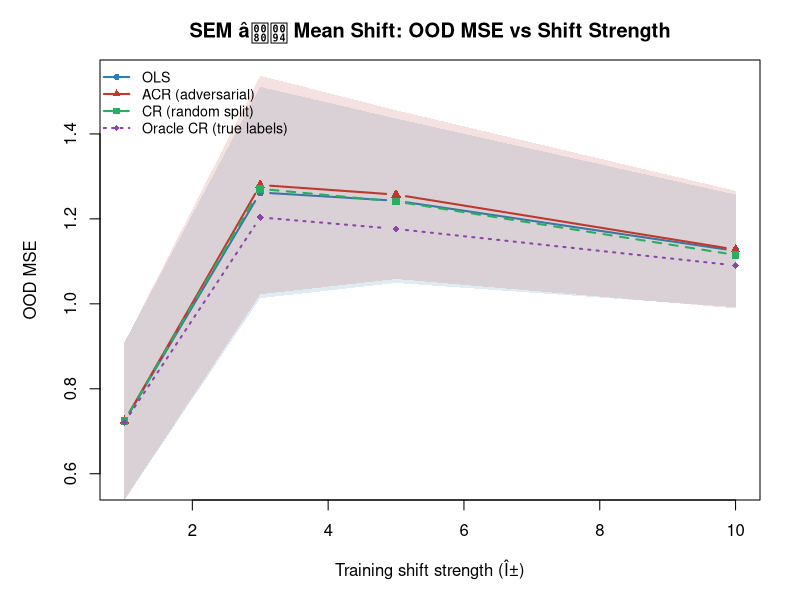
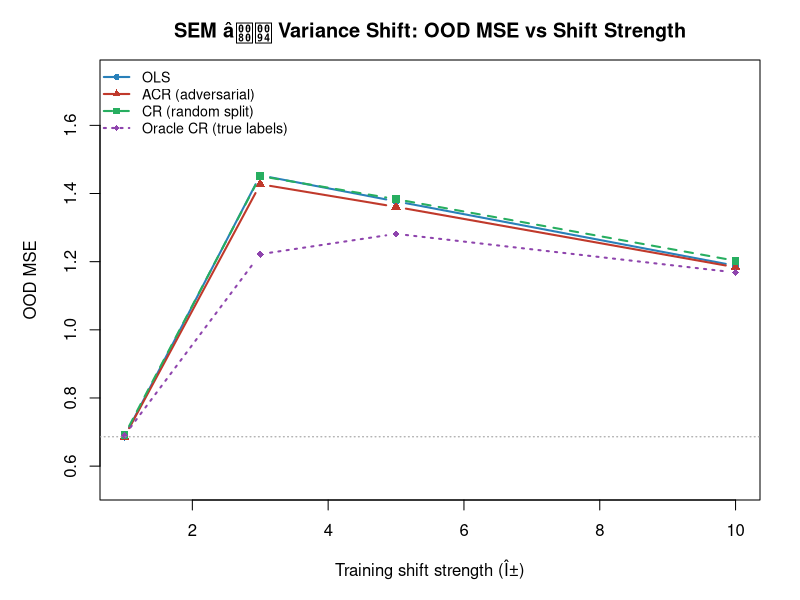
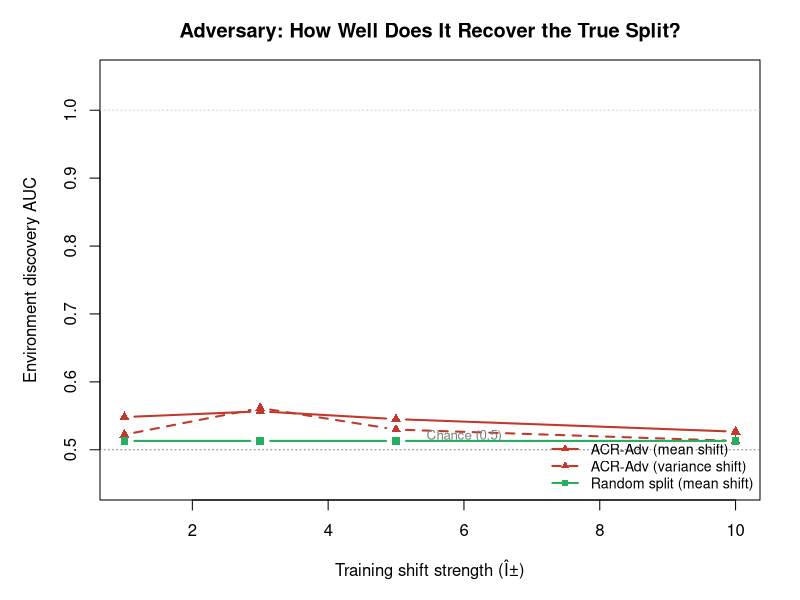
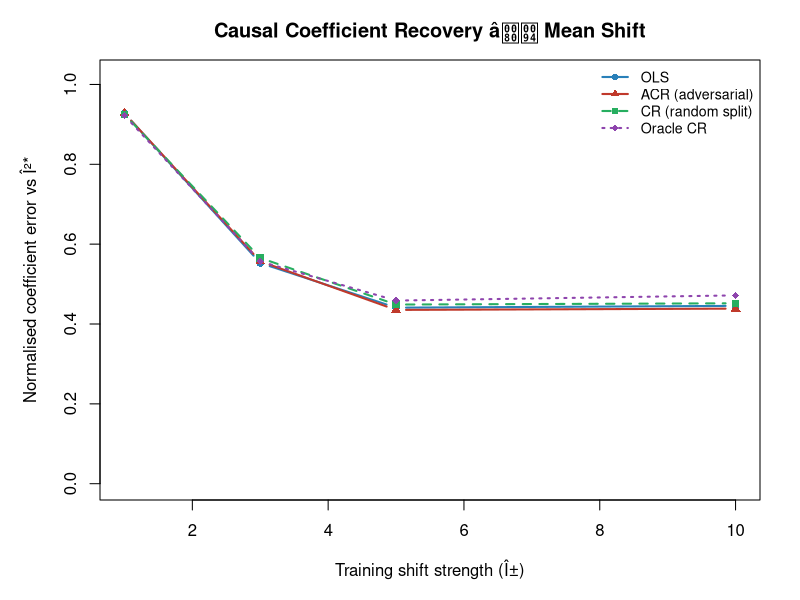

Write the R code that produced these figures, in order. (Note: this script raises an error after producing the figures.)
# ============================================================
# Systematic ACR Experiment
# Adversarial vs Random Split across:
#   - Synthetic SEM (known ground truth, two shift types)
#   - Airquality (every holdout month)
#   - Multiple seeds, multiple shift strengths
#
# Methods compared:
#   OLS         : pooled least squares (gamma = 0)
#   ACR-Adv     : adversarial soft-weight split (our method)
#   CR-Rand     : causal regularisation with fixed random split
#   Oracle-CR   : causal regularisation with true env labels (SEM only)
#
# Metrics:
#   OOD MSE     : mean squared error on held-out test set
#   AUC         : environment discovery AUC vs true labels (SEM only)
#   Coef error  : ||beta_hat / ||beta_hat|| - beta* / ||beta*||||  (SEM only)
# ============================================================

out_dir <- "/Users/janamunoz/Desktop/Literatura tesis/working folder/"

# Closed-form weighted least squares learner
wls_learner <- function(X, y, w, gamma, ridge = 1e-6) {
  n <- nrow(X)
  w  <- pmin(pmax(w, 1e-10), 1 - 1e-10)
  sw  <- sum(w);   snw <- sum(1 - w)
  w1  <- w  / sw            # normalised env-1 weights
  w2  <- (1 - w) / snw      # normalised env-2 weights

  r   <- as.vector(y - X %*% rep(0, ncol(X)))  # init residuals at 0
  # sign of risk gap (we recompute after each beta update; start positive)
  # Use combined weight: v_i = (1+gamma*s)*w1_i + (1-gamma*s)*w2_i
  # We iterate once (one WLS step per adversary step is enough)
  beta <- rep(0, ncol(X))
  for (iter in 1:3) {
    r  <- as.vector(y - X %*% beta)
    R1 <- sum(w1 * r^2);  R2 <- sum(w2 * r^2)
    s  <- sign(R1 - R2)
    v  <- (1 + gamma * s) * w1 + (1 - gamma * s) * w2
    v  <- pmax(v, 0)                        # no negative weights in WLS
    XtV <- t(X * v)                         
    A   <- XtV %*% X + ridge * diag(ncol(X))
    b   <- XtV %*% y
    beta <- as.vector(solve(A, b))
  }
  beta
}

# Adversary: soft sigmoid update
adv_update <- function(X, y, beta) {
  r <- as.vector((y - X %*% beta)^2)
  plogis((r - mean(r)) / (sd(r) + 1e-8))
}

# Full ACR alternating loop (adversarial split)
fit_acr_adv <- function(X, y, gamma, iterations = 30) {
  w    <- rep(0.5, nrow(X))
  beta <- rep(0, ncol(X))
  for (i in seq_len(iterations)) {
    beta <- wls_learner(X, y, w, gamma)
    w    <- adv_update(X, y, beta)
  }
  list(beta = beta, w = w)
}

# CR with fixed split (random or oracle)
fit_cr_fixed <- function(X, y, gamma, w_fixed) {
  # w_fixed: binary or soft weights (fixed, not updated)
  wls_learner(X, y, w_fixed, gamma)
}

# Cross-validate gamma on training set
cv_gamma <- function(X, y, gamma_grid, K = 5, method = "adv", w_oracle = NULL,
                     seed = 1, iterations = 30) {
  set.seed(seed)
  n     <- nrow(X)
  folds <- sample(rep(seq_len(K), length.out = n))
  scores <- sapply(gamma_grid, function(g) {
    fold_mse <- sapply(seq_len(K), function(k) {
      tr <- folds != k;  va <- folds == k
      Xtr <- X[tr, , drop = FALSE];  ytr <- y[tr]
      Xva <- X[va, , drop = FALSE];  yva <- y[va]
      if (method == "adv") {
        beta <- fit_acr_adv(Xtr, ytr, g, iterations)$beta
      } else if (method == "rand") {
        set.seed(seed + k)
        wf <- as.numeric(sample(c(0, 1), sum(tr), replace = TRUE))
        beta <- fit_cr_fixed(Xtr, ytr, g, wf)
      } else if (method == "oracle" && !is.null(w_oracle)) {
        beta <- fit_cr_fixed(Xtr, ytr, g, w_oracle[tr])
      } else {
        beta <- fit_cr_fixed(Xtr, ytr, 0, rep(0.5, sum(tr)))
      }
      mean((yva - Xva %*% beta)^2)
    })
    mean(fold_mse)
  })
  gamma_grid[which.min(scores)]
}

# AUC between soft weights and true binary env labels
compute_auc <- function(w, true_env) {
  label <- as.integer(true_env == 2)  # env2 = 1, env1 = 0
  n1 <- sum(label == 1);  n0 <- sum(label == 0)
  if (n1 == 0 || n0 == 0) return(0.5)
  auc <- (sum(rank(w)[label == 1]) - n1 * (n1 + 1) / 2) / (n1 * n0)
  max(auc, 1 - auc)   # always report >= 0.5
}

# Normalised coefficient error vs true beta*
coef_error <- function(beta_hat, beta_true) {
  bh <- beta_hat  / (sqrt(sum(beta_hat^2))  + 1e-10)
  bt <- beta_true / (sqrt(sum(beta_true^2)) + 1e-10)
  sqrt(sum((bh - bt)^2))
}

# ============================================================
# 1. SEM DATASET
# ============================================================
# Structure (6 variables):
#   X1          = e1                    (exogenous)
#   X2          = X1 + e2               (causal parent of Y)
#   X3          = X1 + X2 + e3          (causal parent of Y)
#   Y           = X2 + X3 + eY          (response; beta* = (0,1,1,0,0,0))
#   X4          = Y + A4^(e) + e4        (child, shifted)
#   X5          = Y + A5^(e) + e5        (child, shifted)
#   X6          = X5 + e6               (grandchild)
#
# Shift:  mean   -> A^(2) ~ N(alpha, 1)
#         variance -> A^(2) ~ N(0, alpha)
#
# Train: env1 (n=250) + env2-train (n=250) = 500 observations
# Test:  env2 at test-shift alpha_test = 1.5 * alpha  (harder)

gen_sem <- function(n_per_env, alpha_train, alpha_test,
                    shift_type = "mean", seed = 1) {
  set.seed(seed)
  n_train <- 2 * n_per_env

  # --- training data ---
  env_tr <- rep(c(1L, 2L), each = n_per_env)
  X1 <- rnorm(n_train);  X2 <- X1 + rnorm(n_train);  X3 <- X1 + X2 + rnorm(n_train)
  Y  <- X2 + X3 + rnorm(n_train)

  if (shift_type == "mean") {
    A4 <- ifelse(env_tr == 1, rnorm(n_train, 0, 1), rnorm(n_train, alpha_train, 1))
    A5 <- ifelse(env_tr == 1, rnorm(n_train, 0, 1), rnorm(n_train, alpha_train, 1))
  } else {
    sd2 <- max(alpha_train, 0.1)
    A4  <- ifelse(env_tr == 1, rnorm(n_train, 0, 1), rnorm(n_train, 0, sd2))
    A5  <- ifelse(env_tr == 1, rnorm(n_train, 0, 1), rnorm(n_train, 0, sd2))
  }
  X4 <- Y + A4 + rnorm(n_train, 0, 0.5)
  X5 <- Y + A5 + rnorm(n_train, 0, 0.5)
  X6 <- X5 + rnorm(n_train, 0, 0.5)

  X_tr_raw <- cbind(X1, X2, X3, X4, X5, X6)

  # --- test data (stronger shift, env2 only) ---
  n_test <- n_per_env
  X1t <- rnorm(n_test);  X2t <- X1t + rnorm(n_test);  X3t <- X1t + X2t + rnorm(n_test)
  Yt  <- X2t + X3t + rnorm(n_test)

  if (shift_type == "mean") {
    A4t <- rnorm(n_test, alpha_test, 1);  A5t <- rnorm(n_test, alpha_test, 1)
  } else {
    sd2t <- max(alpha_test, 0.1)
    A4t  <- rnorm(n_test, 0, sd2t);  A5t <- rnorm(n_test, 0, sd2t)
  }
  X4t <- Yt + A4t + rnorm(n_test, 0, 0.5)
  X5t <- Yt + A5t + rnorm(n_test, 0, 0.5)
  X6t <- X5t + rnorm(n_test, 0, 0.5)
  X_te_raw <- cbind(X1t, X2t, X3t, X4t, X5t, X6t)

  # standardise using training means/sds
  mu  <- colMeans(X_tr_raw);  sg <- apply(X_tr_raw, 2, sd)
  X_tr <- scale(X_tr_raw, center = mu, scale = sg)
  X_te <- scale(X_te_raw, center = mu, scale = sg)

  list(X_tr = X_tr, y_tr = Y, env_tr = env_tr,
       X_te = X_te, y_te = Yt)
}

# Parameters
alpha_grid_sem  <- c(1, 3, 5, 10)
gamma_grid      <- c(0.5, 1, 2, 5, 10, 20)
seeds           <- 1:10
shift_types     <- c("mean", "variance")
n_per_env       <- 250
beta_true       <- c(0, 1, 1, 0, 0, 0)

# Results storage
sem_rows <- expand.grid(alpha = alpha_grid_sem, seed = seeds,
                        shift_type = shift_types, stringsAsFactors = FALSE)
metrics  <- c("ols_mse", "acr_adv_mse", "cr_rand_mse", "oracle_cr_mse",
              "acr_adv_auc", "cr_rand_auc", "oracle_auc",
              "ols_coef_err", "acr_adv_coef_err", "cr_rand_coef_err",
              "oracle_coef_err",
              "acr_adv_gamma", "cr_rand_gamma", "oracle_gamma")
sem_results <- cbind(sem_rows,
                     as.data.frame(matrix(NA_real_, nrow(sem_rows), length(metrics),
                                          dimnames = list(NULL, metrics))))

cat("=== Running SEM experiments (",nrow(sem_rows)," scenarios) ===\n",sep="")
pb <- txtProgressBar(min=0, max=nrow(sem_rows), style=3)

for (i in seq_len(nrow(sem_rows))) {
  al  <- sem_results$alpha[i]
  sid <- sem_results$seed[i]
  sht <- sem_results$shift_type[i]

  dat <- gen_sem(n_per_env, alpha_train = al, alpha_test = al * 1.5,
                 shift_type = sht, seed = sid)
  Xtr <- dat$X_tr;  ytr <- dat$y_tr;  env_tr <- dat$env_tr
  Xte <- dat$X_te;  yte <- dat$y_te

  # Oracle weights: env1 -> w=1, env2 -> w=0
  w_oracle <- as.numeric(env_tr == 1)
  # Random weights: 50/50 random binary
  set.seed(sid * 100)
  w_rand   <- as.numeric(sample(c(0,1), nrow(Xtr), replace = TRUE))

  # CV for each method
  g_adv    <- cv_gamma(Xtr, ytr, gamma_grid, method = "adv",    seed = sid)
  g_rand   <- cv_gamma(Xtr, ytr, gamma_grid, method = "rand",   seed = sid)
  g_oracle <- cv_gamma(Xtr, ytr, gamma_grid, method = "oracle",
                       w_oracle = w_oracle, seed = sid)

  # Fit models
  ols_beta    <- as.vector(coef(lm(ytr ~ Xtr - 1)))
  fit_adv     <- fit_acr_adv(Xtr, ytr, g_adv)
  beta_rand   <- fit_cr_fixed(Xtr, ytr, g_rand, w_rand)
  beta_oracle <- fit_cr_fixed(Xtr, ytr, g_oracle, w_oracle)

  # OOD MSE
  sem_results$ols_mse[i]       <- mean((yte - Xte %*% ols_beta)^2)
  sem_results$acr_adv_mse[i]  <- mean((yte - Xte %*% fit_adv$beta)^2)
  sem_results$cr_rand_mse[i]  <- mean((yte - Xte %*% beta_rand)^2)
  sem_results$oracle_cr_mse[i]<- mean((yte - Xte %*% beta_oracle)^2)

  # AUC (env discovery)
  sem_results$acr_adv_auc[i]  <- compute_auc(fit_adv$w, env_tr)
  sem_results$cr_rand_auc[i]  <- compute_auc(w_rand,    env_tr)
  sem_results$oracle_auc[i]   <- compute_auc(w_oracle,  env_tr)  # should be ~1

  # Coefficient recovery
  sem_results$ols_coef_err[i]      <- coef_error(ols_beta,     beta_true)
  sem_results$acr_adv_coef_err[i]  <- coef_error(fit_adv$beta, beta_true)
  sem_results$cr_rand_coef_err[i]  <- coef_error(beta_rand,    beta_true)
  sem_results$oracle_coef_err[i]   <- coef_error(beta_oracle,  beta_true)

  sem_results$acr_adv_gamma[i] <- g_adv
  sem_results$cr_rand_gamma[i] <- g_rand
  sem_results$oracle_gamma[i]  <- g_oracle

  setTxtProgressBar(pb, i)
}
close(pb)

# ============================================================
# 2. AIRQUALITY EXPERIMENT â every holdout month, 10 seeds
# ============================================================

cat("\n=== Running airquality experiments ===\n")

data(airquality)
aq            <- na.omit(airquality)
aq$logOzone   <- log(aq$Ozone)
pred_vars     <- c("Solar.R","Wind","Temp")
aq[pred_vars] <- scale(aq[pred_vars])

holdout_months <- 5:9
aq_rows        <- expand.grid(holdout_month = holdout_months, seed = seeds,
                               stringsAsFactors = FALSE)
aq_metrics     <- c("ols_mse","acr_adv_mse","cr_rand_mse",
                    "acr_adv_auc", "cr_rand_auc",
                    "n_train","n_test",
                    "acr_adv_gamma","cr_rand_gamma")
aq_results <- cbind(aq_rows,
                    as.data.frame(matrix(NA_real_, nrow(aq_rows), length(aq_metrics),
                                         dimnames = list(NULL, aq_metrics))))

pb2 <- txtProgressBar(min=0, max=nrow(aq_results), style=3)

for (i in seq_len(nrow(aq_results))) {
  hm  <- aq_results$holdout_month[i]
  sid <- aq_results$seed[i]

  tr_idx <- which(aq$Month != hm)
  te_idx <- which(aq$Month == hm)
  if (length(te_idx) < 5 || length(tr_idx) < 20) {
    setTxtProgressBar(pb2, i); next
  }

  Xtr <- as.matrix(aq[tr_idx, pred_vars]);  ytr <- aq$logOzone[tr_idx]
  Xte <- as.matrix(aq[te_idx, pred_vars]);  yte <- aq$logOzone[te_idx]

  set.seed(sid * 100)
  w_rand <- as.numeric(sample(c(0,1), nrow(Xtr), replace = TRUE))

  g_adv  <- cv_gamma(Xtr, ytr, gamma_grid, method = "adv",  seed = sid)
  g_rand <- cv_gamma(Xtr, ytr, gamma_grid, method = "rand", seed = sid)

  ols_beta  <- as.vector(coef(lm(ytr ~ Xtr - 1)))
  fit_adv   <- fit_acr_adv(Xtr, ytr, g_adv)
  beta_rand <- fit_cr_fixed(Xtr, ytr, g_rand, w_rand)

  aq_results$ols_mse[i]      <- mean((yte - Xte %*% ols_beta)^2)
  aq_results$acr_adv_mse[i] <- mean((yte - Xte %*% fit_adv$beta)^2)
  aq_results$cr_rand_mse[i] <- mean((yte - Xte %*% beta_rand)^2)

  # AUC vs month (proxy for environment label)
  # treat holdout month as env2, others as env1
  month_label <- ifelse(aq$Month[tr_idx] == hm, 2L, 1L)  # all train = non-hm, so all 1
  # Use majority month as env2 proxy instead:
  # Within training, the month most different from median month = env2
  med_month   <- median(aq$Month[tr_idx])
  env_proxy   <- ifelse(aq$Month[tr_idx] > med_month, 2L, 1L)
  aq_results$acr_adv_auc[i] <- compute_auc(fit_adv$w, env_proxy)
  aq_results$cr_rand_auc[i] <- compute_auc(w_rand,    env_proxy)

  aq_results$n_train[i]        <- nrow(Xtr)
  aq_results$n_test[i]         <- nrow(Xte)
  aq_results$acr_adv_gamma[i] <- g_adv
  aq_results$cr_rand_gamma[i] <- g_rand

  setTxtProgressBar(pb2, i)
}
close(pb2)

# ============================================================
# 3. SUMMARY TABLES
# ============================================================

cat("\n\n============================================================\n")
cat("SEM RESULTS â MEAN SHIFT (averaged over 10 seeds)\n")
cat("============================================================\n")
d  <- subset(sem_results, shift_type == "mean")
ag <- aggregate(cbind(ols_mse, acr_adv_mse, cr_rand_mse, oracle_cr_mse,
                      acr_adv_auc, cr_rand_auc,
                      ols_coef_err, acr_adv_coef_err, cr_rand_coef_err,
                      oracle_coef_err) ~ alpha, data = d, FUN = mean)
print(round(ag, 3))

cat("\n============================================================\n")
cat("SEM RESULTS â VARIANCE SHIFT (averaged over 10 seeds)\n")
cat("============================================================\n")
d  <- subset(sem_results, shift_type == "variance")
ag <- aggregate(cbind(ols_mse, acr_adv_mse, cr_rand_mse, oracle_cr_mse,
                      acr_adv_auc, cr_rand_auc) ~ alpha, data = d, FUN = mean)
print(round(ag, 3))

cat("\n============================================================\n")
cat("AIRQUALITY RESULTS BY HOLDOUT MONTH (averaged over 10 seeds)\n")
cat("============================================================\n")
ag_aq <- aggregate(cbind(ols_mse, acr_adv_mse, cr_rand_mse) ~ holdout_month,
                   data = aq_results, FUN = mean, na.rm = TRUE)
ag_aq$adv_vs_ols  <- round((ag_aq$acr_adv_mse  - ag_aq$ols_mse) / ag_aq$ols_mse * 100, 1)
ag_aq$rand_vs_ols <- round((ag_aq$cr_rand_mse  - ag_aq$ols_mse) / ag_aq$ols_mse * 100, 1)
ag_aq$adv_vs_rand <- round((ag_aq$acr_adv_mse  - ag_aq$cr_rand_mse) / ag_aq$cr_rand_mse * 100, 1)
month_names        <- c("5"="May","6"="Jun","7"="Jul","8"="Aug","9"="Sep")
ag_aq$month        <- month_names[as.character(ag_aq$holdout_month)]
num_cols <- c("ols_mse","acr_adv_mse","cr_rand_mse","adv_vs_ols","rand_vs_ols","adv_vs_rand")
out_tbl  <- ag_aq[, c("month", num_cols)]
out_tbl[num_cols] <- round(out_tbl[num_cols], 3)
print(out_tbl)

# ============================================================
# 4. PLOTS
# ============================================================

col_ols    <- "#2980B9"
col_adv    <- "#C0392B"
col_rand   <- "#27AE60"
col_oracle <- "#8E44AD"

make_ci_band <- function(x_vals, y_vals, y_sd, col, alpha = 0.15) {
  polygon(c(x_vals, rev(x_vals)),
          c(y_vals + y_sd, rev(y_vals - y_sd)),
          col = adjustcolor(col, alpha.f = alpha), border = NA)
}

# --- Plot 1: SEM OOD MSE vs alpha â MEAN SHIFT ---
pdf(paste0(out_dir,"6-sem_ood_mse_mean.pdf"), width=8, height=5)
par(mar=c(5,5,3,2))
d   <- subset(sem_results, shift_type=="mean")
ag  <- aggregate(cbind(ols_mse,acr_adv_mse,cr_rand_mse,oracle_cr_mse) ~ alpha, d, mean)
agsd<- aggregate(cbind(ols_mse,acr_adv_mse,cr_rand_mse,oracle_cr_mse) ~ alpha, d, sd)

ylim <- range(ag[,-1]) * c(0.8, 1.2)
plot(ag$alpha, ag$ols_mse, type="b", pch=16, col=col_ols, lwd=2,
     ylim=ylim, xlab="Training shift strength (Î±)",
     ylab="OOD MSE", main="SEM â Mean Shift: OOD MSE vs Shift Strength")
make_ci_band(ag$alpha, ag$ols_mse, agsd$ols_mse, col_ols)
lines(ag$alpha, ag$acr_adv_mse,  type="b", pch=17, col=col_adv,    lwd=2)
make_ci_band(ag$alpha, ag$acr_adv_mse,  agsd$acr_adv_mse,  col_adv)
lines(ag$alpha, ag$cr_rand_mse,  type="b", pch=15, col=col_rand,   lwd=2, lty=2)
lines(ag$alpha, ag$oracle_cr_mse,type="b", pch=18, col=col_oracle, lwd=2, lty=3)
legend("topleft",
       legend=c("OLS","ACR (adversarial)","CR (random split)","Oracle CR (true labels)"),
       col=c(col_ols,col_adv,col_rand,col_oracle),
       lwd=2, pch=c(16,17,15,18), lty=c(1,1,2,3), bty="n", cex=0.85)
dev.off()

# --- Plot 2: SEM OOD MSE vs alpha â VARIANCE SHIFT ---
pdf(paste0(out_dir,"6-sem_ood_mse_variance.pdf"), width=8, height=5)
par(mar=c(5,5,3,2))
d   <- subset(sem_results, shift_type=="variance")
ag  <- aggregate(cbind(ols_mse,acr_adv_mse,cr_rand_mse,oracle_cr_mse) ~ alpha, d, mean)

ylim <- range(ag[,-1]) * c(0.8, 1.2)
plot(ag$alpha, ag$ols_mse, type="b", pch=16, col=col_ols, lwd=2,
     ylim=ylim, xlab="Training shift strength (Î±)",
     ylab="OOD MSE", main="SEM â Variance Shift: OOD MSE vs Shift Strength")
lines(ag$alpha, ag$acr_adv_mse,  type="b", pch=17, col=col_adv,    lwd=2)
lines(ag$alpha, ag$cr_rand_mse,  type="b", pch=15, col=col_rand,   lwd=2, lty=2)
lines(ag$alpha, ag$oracle_cr_mse,type="b", pch=18, col=col_oracle, lwd=2, lty=3)
abline(h = ag$ols_mse[1], lty=3, col="grey60")
legend("topleft",
       legend=c("OLS","ACR (adversarial)","CR (random split)","Oracle CR (true labels)"),
       col=c(col_ols,col_adv,col_rand,col_oracle),
       lwd=2, pch=c(16,17,15,18), lty=c(1,1,2,3), bty="n", cex=0.85)
dev.off()

# --- Plot 3: Environment discovery AUC vs alpha ---
pdf(paste0(out_dir,"6-sem_auc_vs_alpha.pdf"), width=8, height=5)
par(mar=c(5,5,3,2))
d_m <- subset(sem_results, shift_type=="mean")
d_v <- subset(sem_results, shift_type=="variance")
ag_m <- aggregate(cbind(acr_adv_auc,cr_rand_auc) ~ alpha, d_m, mean)
ag_v <- aggregate(acr_adv_auc ~ alpha, d_v, mean)

plot(ag_m$alpha, ag_m$acr_adv_auc, type="b", pch=17, col=col_adv, lwd=2,
     ylim=c(0.45,1.05), xlab="Training shift strength (Î±)",
     ylab="Environment discovery AUC",
     main="Adversary: How Well Does It Recover the True Split?")
lines(ag_v$alpha, ag_v$acr_adv_auc, type="b", pch=17, col=col_adv, lwd=2, lty=2)
lines(ag_m$alpha, ag_m$cr_rand_auc, type="b", pch=15, col=col_rand, lwd=2)
abline(h=0.5, lty=3, col="grey50"); abline(h=1.0, lty=3, col="grey80")
text(max(ag_m$alpha)*0.6, 0.52, "Chance (0.5)", col="grey50", cex=0.8)
legend("bottomright",
       legend=c("ACR-Adv (mean shift)","ACR-Adv (variance shift)","Random split (mean shift)"),
       col=c(col_adv,col_adv,col_rand), lwd=2,
       pch=c(17,17,15), lty=c(1,2,1), bty="n", cex=0.85)
dev.off()

# --- Plot 4: Coefficient recovery error vs alpha (mean shift) ---
pdf(paste0(out_dir,"6-sem_coef_recovery.pdf"), width=8, height=5)
par(mar=c(5,5,3,2))
d  <- subset(sem_results, shift_type=="mean")
ag <- aggregate(cbind(ols_coef_err,acr_adv_coef_err,cr_rand_coef_err,
                      oracle_coef_err) ~ alpha, d, mean)

ylim <- c(0, max(ag$ols_coef_err)*1.1)
plot(ag$alpha, ag$ols_coef_err, type="b", pch=16, col=col_ols, lwd=2,
     ylim=ylim, xlab="Training shift strength (Î±)",
     ylab="Normalised coefficient error vs Î²*",
     main="Causal Coefficient Recovery â Mean Shift")
lines(ag$alpha, ag$acr_adv_coef_err,  type="b", pch=17, col=col_adv,    lwd=2)
lines(ag$alpha, ag$cr_rand_coef_err,  type="b", pch=15, col=col_rand,   lwd=2, lty=2)
lines(ag$alpha, ag$oracle_coef_err,   type="b", pch=18, col=col_oracle, lwd=2, lty=3)
legend("topright",
       legend=c("OLS","ACR (adversarial)","CR (random split)","Oracle CR"),
       col=c(col_ols,col_adv,col_rand,col_oracle),
       lwd=2, pch=c(16,17,15,18), lty=c(1,1,2,3), bty="n", cex=0.85)
dev.off()

# --- Plot 5: Airquality OOD MSE by holdout month ---
df(paste0(out_dir,"6-aq_mse_by_month.pdf"), width=8, height=5)
par(mar=c(5,5,3,2))
ag_aq  <- aggregate(cbind(ols_mse,acr_adv_mse,cr_rand_mse) ~ holdout_month,
                    aq_results, mean, na.rm=TRUE)
ag_aqsd<- aggregate(cbind(ols_mse,acr_adv_mse,cr_rand_mse) ~ holdout_month,
                    aq_results, sd, na.rm=TRUE)
mnms   <- c("5"="May","6"="Jun","7"="Jul","8"="Aug","9"="Sep")

bp <- barplot(t(as.matrix(ag_aq[, c("ols_mse","acr_adv_mse","cr_rand_mse")])),
              beside=TRUE, names.arg=mnms[as.character(ag_aq$holdout_month)],
              col=c(col_ols,col_adv,col_rand),
              ylab="OOD MSE (log-Ozone)", main="Airquality: OOD MSE by Holdout Month",
              legend.text=c("OLS","ACR (adversarial)","CR (random)"),
              args.legend=list(x="topright", bty="n", cex=0.85))
dev.off()

# --- Plot 6: ACR-Adv vs CR-Rand head-to-head scatter (all experiments) ---
pdf(paste0(out_dir,"6-adv_vs_rand_scatter.pdf"), width=6, height=6)
par(mar=c(5,5,3,2))
x_rand <- c(sem_results$cr_rand_mse[sem_results$shift_type=="mean"],
             aq_results$cr_rand_mse)
x_adv  <- c(sem_results$acr_adv_mse[sem_results$shift_type=="mean"],
             aq_results$acr_adv_mse)
ok     <- !is.na(x_rand) & !is.na(x_adv)
xlim   <- ylim2 <- range(c(x_rand[ok], x_adv[ok]))
plot(x_rand[ok], x_adv[ok], pch=16, col=adjustcolor(col_adv, 0.4),
     xlim=xlim, ylim=ylim2,
     xlab="CR (random split) OOD MSE",
     ylab="ACR (adversarial) OOD MSE",
     main="Head-to-Head: Adversarial vs Random Split")
abline(0, 1, lty=2, col="greya´0", lwd=2)
pct_adv_wins <- mean(x_adv[ok] < x_rand[ok]) * 100
legend("topleft", bty="n", cex=0.9,
       legend=sprintf("Adversarial wins in %.0f%% of scenarios", pct_adv_wins))
dev.off()






save(sem_results, aq_results,
     file=paste0(out_dir,"6-systematic_results.RData"))
cat("\nAll done. Plots and results saved to:\n", out_dir, "\n")
